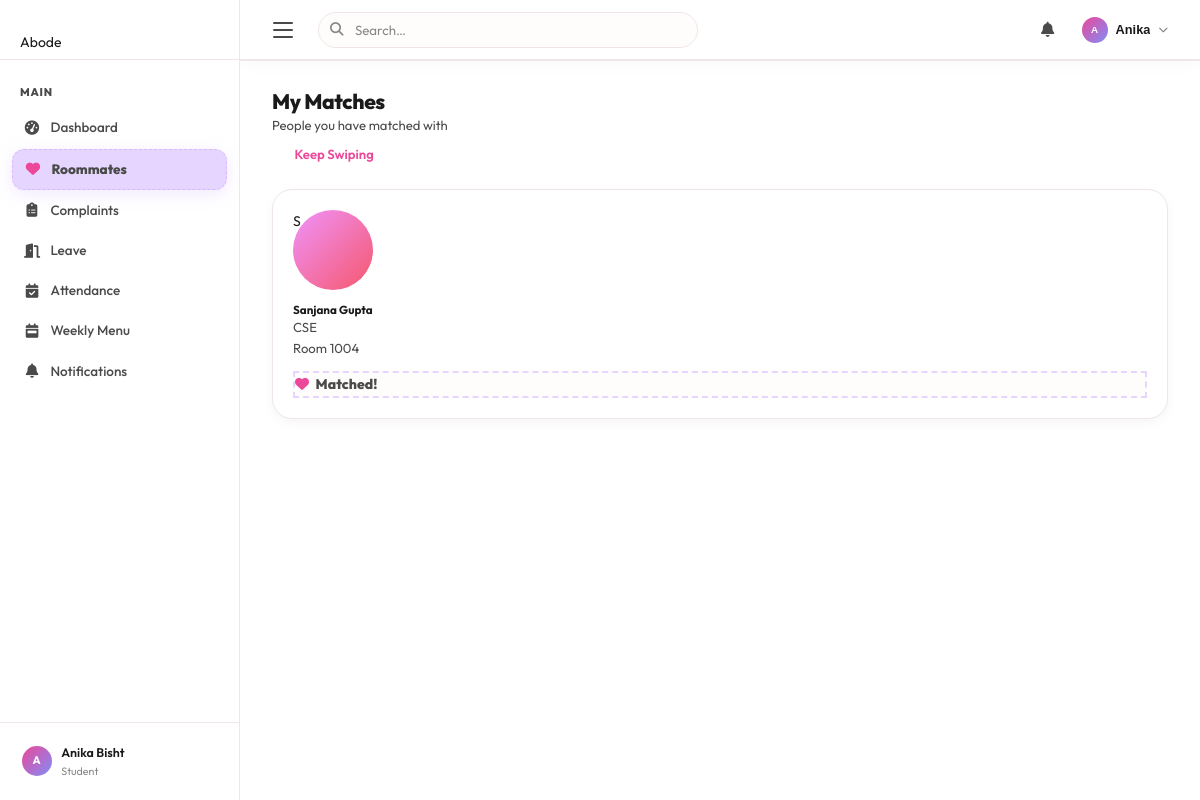
Screenshot of /student/roommate/matches (signed in) with the database file from the repository.
### tables this page shows
CREATE TABLE users (
            id INTEGER PRIMARY KEY AUTOINCREMENT,
            username TEXT UNIQUE NOT NULL,
            password TEXT NOT NULL,
            full_name TEXT NOT NULL,
            email TEXT UNIQUE NOT NULL,
            role TEXT CHECK(role IN ('student','warden')) NOT NULL,
            created_at TIMESTAMP DEFAULT CURRENT_TIMESTAMP
        , onboarding_complete INTEGER DEFAULT 0);

CREATE TABLE students (
            id INTEGER PRIMARY KEY AUTOINCREMENT,
            user_id INTEGER UNIQUE NOT NULL,
            roll_number TEXT UNIQUE,
            course TEXT,
            year INTEGER DEFAULT 1,
            room_number TEXT,
            phone TEXT,
            parent_name TEXT,
            parent_phone TEXT,
            address TEXT, allergies TEXT DEFAULT 'None',
            FOREIGN KEY (user_id) REFERENCES users(id) ON DELETE CASCADE
        );

### routes/roommate.py (the view)
@bp.route('/matches')
@student_required
def matches():
    uid = session['user_id']
    cursor = get_cursor()
    cursor.execute("""
        SELECT u.id, u.full_name, s.course, s.room_number
        FROM users u
        JOIN students s ON u.id = s.user_id
        WHERE u.id IN (
            SELECT a.swipee_id FROM roommate_swipes a
            INNER JOIN roommate_swipes b
            ON a.swipee_id = b.swiper_id AND a.swiper_id = b.swipee_id
            WHERE a.swiper_id = ? AND a.action = 'right' AND b.action = 'right'
        )
    """, (uid,))
    my_matches = cursor.fetchall()
    return render_template('roommate/matches.html', matches=my_matches)

### app.py (called while the page is built)
@app.context_processor
def inject_unread_count():
    if 'user_id' in session:
        from services.db import get_cursor
        uid = session['user_id']
        try:
            cursor = get_cursor()
            cursor.execute("""
                SELECT COUNT(*) AS cnt FROM notifications
                WHERE (user_id = ? OR user_id IS NULL) AND is_read = 0
            """, (uid,))
            result = cursor.fetchone()
            return {'unread_count': result['cnt'] if result else 0}
        except Exception:
            return {'unread_count': 0}
    return {'unread_count': 0}

### routes/roommate.py (called while the page is built)
def student_required(f):
    @wraps(f)
    def decorated(*args, **kwargs):
        if 'user_id' not in session or session.get('role') != 'student':
            flash('Please log in as a student.', 'warning')
            return redirect(url_for('auth.login', role='student'))
        return f(*args, **kwargs)
    return decorated

### services/db.py (called while the page is built)
def get_db():
    if 'db' not in g:
        g.db = sqlite3.connect(Config.DB_PATH)
        g.db.row_factory = sqlite3.Row   # Access columns by name like a dict
        g.db.execute("PRAGMA foreign_keys = ON")
    return g.db

def get_cursor(dictionary=True):
    db = get_db()
    return db.cursor()

### templates/roommate/matches.html (shortened to what this page needs)
{% extends "base.html" %}
{% block content %}
<div class="container py-4">
    <div class="row mb-4 align-items-center">
        <div class="col">
            <h2 class="fw-bold mb-0">My Matches</h2>
            <p class="text-muted mb-0">People you have matched with</p>
        </div>
        <div class="col-auto">
            <a href="{{ url_for('roommate.swipe') }}" class="btn btn-outline-primary">
                 Keep Swiping
            </a>
        </div>
    </div>
    {% if not matches %}
        <div class="card border-0 shadow-sm rounded-4 text-center py-5">
            <div class="card-body">
                <i class="bi bi-heartbreak text-muted mb-3" style="font-size: 3rem;"></i>
                <h4 class="text-secondary">No matches yet</h4>
                <p class="text-muted">Keep swiping right on profiles you like. When someone likes you back, they'll appear here!</p>
                <a href="{{ url_for('roommate.swipe') }}" class="btn btn-primary mt-3 px-4 rounded-pill">Find Roommates</a>
            </div>
        </div>
    {% else %}
        <div class="row row-cols-1 row-cols-md-2 row-cols-xl-3 g-4">
            {% for match in matches %}
                <div class="col">
                    <div class="card h-100 border-0 shadow-sm rounded-4 overflow-hidden position-relative">
                        <div class="card-body p-4 text-center">
                            <div class="mx-auto mb-3 text-white d-flex align-items-center justify-content-center fw-bold fs-2 shadow-sm"
                                 style="width: 80px; height: 80px; border-radius: 50%; background: linear-gradient(135deg, #f093fb 0%, #f5576c 100%);">
                                {{ match.full_name.split(' ')[0][0] }}
                            </div>
                            <h5 class="fw-bold mb-1">{{ match.full_name }}</h5>
                            <p class="text-muted small mb-3">
                                 {{ match.course }}<br>
                                 Room {{ match.room_number }}
                            </p>
                            <div class="w-100 rounded-pill text-center py-2" style="background:var(--bg); border:2px dashed var(--abode-lavender); color:var(--text-2); font-weight:800;">
                                <i class="fas fa-heart" style="color:var(--abode-pink); margin-right:4px;"></i> Matched!
                            </div>
                        </div>
                    </div>
                </div>
            {% endfor %}
        </div>
    {% endif %}
</div>
{% endblock %}

### templates/base.html (shortened to what this page needs)
<!DOCTYPE html>
<html lang="en">
<head>
    <link rel="stylesheet" href="{{ url_for('static', filename='css/style.css') }}">
    <link rel="stylesheet" href="{{ url_for('static', filename='css/abode-animations.css') }}">
    <link rel="stylesheet" href="https://cdnjs.cloudflare.com/ajax/libs/font-awesome/6.5.1/css/all.min.css">
</head>
<body>
{% if session.user_id %}
<aside class="sidebar" id="sidebar">
    <div class="sidebar-brand">
        <div class="abode-brand-mark">
            <div class="abode-logo-icon">
                <svg width="18" height="18" viewBox="0 0 24 24" fill="none">
                    <path d="M3 10.5L12 3L21 10.5V20C21 20.55 20.55 21 20 21H15V15H9V21H4C3.45 21 3 20.55 3 20V10.5Z" fill="white" opacity="0.9"/>
                </svg>
            </div>
            <span class="abode-brand-text">Abode</span>
        </div>
    </div>
    <nav class="sidebar-nav">
        <span class="nav-section-label">Main</span>
        {% if session.role == 'warden' %}
            <a href="{{ url_for('warden.dashboard') }}"   class="sidebar-link {% if request.endpoint == 'warden.dashboard' %}active{% endif %}"><i class="fas fa-gauge-high"></i> Dashboard</a>
            <a href="{{ url_for('warden.students') }}"    class="sidebar-link {% if request.endpoint == 'warden.students' %}active{% endif %}"><i class="fas fa-user-graduate"></i> Students</a>
            <a href="{{ url_for('warden.student_profiles') }}" class="sidebar-link {% if request.endpoint == 'warden.student_profiles' %}active{% endif %}"><i class="fas fa-id-card"></i> Student Profiles</a>
            <a href="{{ url_for('complaint.list_complaints') }}" class="sidebar-link {% if 'complaint' in (request.endpoint or '') %}active{% endif %}"><i class="fas fa-clipboard-list"></i> Complaints</a>
            <a href="{{ url_for('leave.list_leaves') }}"  class="sidebar-link {% if 'leave' in (request.endpoint or '') %}active{% endif %}"><i class="fas fa-door-open"></i> Leave Requests</a>
            <a href="{{ url_for('attendance.view') }}"    class="sidebar-link {% if 'attendance' in (request.endpoint or '') %}active{% endif %}"><i class="fas fa-calendar-check"></i> Attendance</a>
            <span class="nav-section-label">Food &amp; Meals</span>
            <a href="{{ url_for('food.view') }}"          class="sidebar-link {% if 'food' in (request.endpoint or '') %}active{% endif %}"><i class="fas fa-utensils"></i> Food Wastage</a>
            <a href="{{ url_for('menu.edit_menu') }}"     class="sidebar-link {% if 'menu' in (request.endpoint or '') %}active{% endif %}"><i class="fas fa-calendar-week"></i> Manage Menu</a>
            <span class="nav-section-label">More</span>
            <a href="{{ url_for('emergency.view_contacts') }}" class="sidebar-link {% if 'emergency' in (request.endpoint or '') %}active{% endif %}"><i class="fas fa-phone-volume"></i> Emergency</a>
            <a href="{{ url_for('notification.view') }}"  class="sidebar-link {% if 'notification' in (request.endpoint or '') %}active{% endif %}">
                <i class="fas fa-bell"></i> Notifications
                {% if unread_count > 0 %}<span class="nav-badge">{{ unread_count }}</span>{% endif %}
            </a>
        {% else %}
            <a href="{{ url_for('student.dashboard') }}"  class="sidebar-link {% if request.endpoint == 'student.dashboard' %}active{% endif %}"><i class="fas fa-gauge-high"></i> Dashboard</a>
            <a href="{{ url_for('roommate.swipe') }}"     class="sidebar-link {% if 'roommate' in (request.endpoint or '') %}active{% endif %}"><i class="fas fa-heart"></i> Roommates</a>
            <a href="{{ url_for('complaint.list_complaints') }}" class="sidebar-link {% if 'complaint' in (request.endpoint or '') %}active{% endif %}"><i class="fas fa-clipboard-list"></i> Complaints</a>
            <a href="{{ url_for('leave.list_leaves') }}"  class="sidebar-link {% if 'leave' in (request.endpoint or '') %}active{% endif %}"><i class="fas fa-door-open"></i> Leave</a>
            <a href="{{ url_for('attendance.view') }}"    class="sidebar-link {% if 'attendance' in (request.endpoint or '') %}active{% endif %}"><i class="fas fa-calendar-check"></i> Attendance</a>
            <a href="{{ url_for('menu.view_menu') }}"     class="sidebar-link {% if 'menu' in (request.endpoint or '') %}active{% endif %}"><i class="fas fa-calendar-week"></i> Weekly Menu</a>
            <a href="{{ url_for('notification.view') }}"  class="sidebar-link {% if 'notification' in (request.endpoint or '') %}active{% endif %}">
                <i class="fas fa-bell"></i> Notifications
            </a>
        {% endif %}
    </nav>
    <div class="sidebar-footer">
        <div class="sidebar-user">
            <div class="avatar">{{ (session.full_name or 'U')[:1].upper() }}</div>
            <div class="sidebar-user-info">
                <div class="sidebar-user-name">{{ session.full_name }}</div>
                <div class="sidebar-user-role">{{ session.role }}</div>
            </div>
        </div>
    </div>
</aside>
<header class="topbar">
    <button class="topbar-toggle" id="sidebarToggle" aria-label="Toggle sidebar">
        <span class="hb-bar"></span>
        <span class="hb-bar"></span>
        <span class="hb-bar"></span>
    </button>
    <div class="topbar-search">
        <input type="text" placeholder="Search…" id="topSearch" autocomplete="off">
    </div>
    <div class="topbar-right">
        <div class="notif-wrap" id="notifWrap">
            <button class="icon-btn" id="notifBtn" aria-label="Notifications">
                <i class="fas fa-bell"></i>
            </button>
        </div>
        <div class="profile-wrap" id="profileWrap">
            <button class="profile-btn" id="profileBtn">
                <div class="avatar sm">{{ (session.full_name or 'U')[:1].upper() }}</div>
                <span class="profile-name">{{ (session.full_name or '').split()[0] }}</span>
                <i class="fas fa-chevron-down" style="font-size:.6rem;color:var(--text-3);"></i>
            </button>
        </div>
    </div>
</header>
<main class="main" id="mainContent">
    <div class="page">
{% endif %}
{% block content %}{% endblock %}
{% if session.user_id %}
    </div>
</main>
{% else %}
</div>
{% endif %}
</body>
</html>

### static/css/abode-animations.css (style rules this page uses)
:root { --abode-bg: #FFFFFF; --abode-text: #1A1A1A; --abode-text-muted: #888888; --abode-border: none; --abode-shadow: 0 10px 30px rgba(0,0,0,0.06); --abode-shadow-active: 0 4px 15px rgba(0,0,0,0.08); }
body { font-family: 'Outfit', sans-serif; background-color: var(--abode-bg); color: var(--abode-text); -webkit-font-smoothing: antialiased; }
h1, h2, h3, h4 { font-family: 'Outfit', sans-serif; font-weight: 800; letter-spacing: -0.02em; }

### rows the page displays
users: role "Student"
students: full_name "S", full_name "Sanjana Gupta", course "CSE", room_number "1004"

### other values shown
{{ (session.full_name or 'U')[:1].upper() }} "A"
{{ session.full_name }} "Anika Bisht"
{{ (session.full_name or '').split()[0] }} "Anika"
